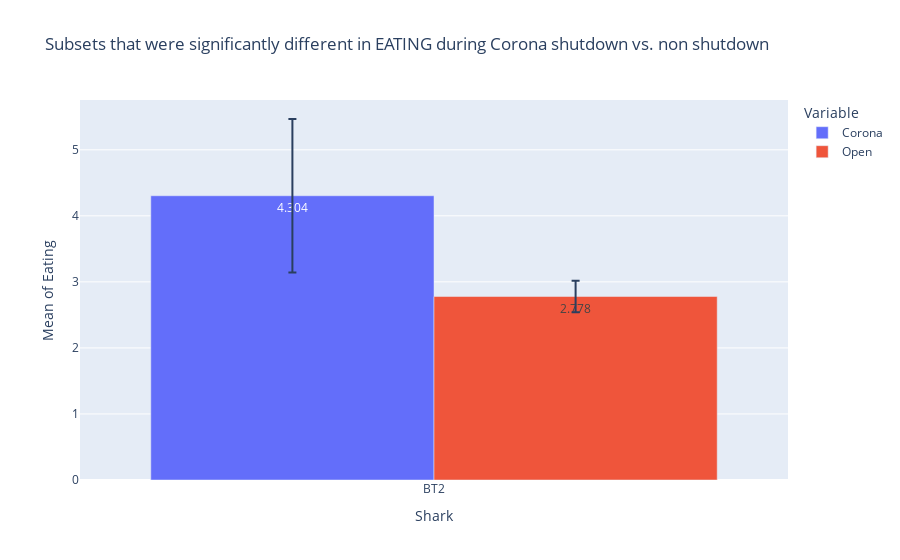

Notebook code for this chart:
### Code cell
test = pd.DataFrame()
sig = ["BT2"]
for column in sig:
    x = st.t.interval(alpha=0.95, df=len(corona_eat[column])-1, loc=np.mean(corona_eat[column]), scale=st.sem(corona_eat[column],nan_policy='omit'))
    y = st.t.interval(alpha=0.95, df=len(open_eat[column])-1, loc=np.mean(open_eat[column]), scale=st.sem(open_eat[column],nan_policy='omit'))
    if overlap(x[0],x[1],y[0],y[1])==False:
        corona_mean = corona_eat[column].mean()
        open_mean = open_eat[column].mean()
        corona_int = st.t.interval(alpha=0.95, df=len(corona_eat[column])-1, loc=np.mean(corona_eat[column]), scale=st.sem(corona_eat[column],nan_policy='omit'))
        open_int = st.t.interval(alpha=0.95, df=len(open_eat[column])-1, loc=np.mean(open_eat[column]), scale=st.sem(open_eat[column],nan_policy='omit'))
        corona_error = (corona_int[1] - corona_int[0])/2
        open_error = (open_int[1] - open_int[0])/2
        pd.Series()
        data = {'Variable':['Corona','Open'], 'Mean':[corona_mean,open_mean],'error':[corona_error,open_error],'Shark':[column,column]} 
        data = pd.DataFrame(data)
        test = pd.concat([test, data])
    else:
        print(column,"Has Confidence Intervals that overlap")
        print("Here are the confidence intervals:")
        print("Corona",x)
        print("Open",y)
test
test["Mean"] = round(test["Mean"],3)

px.bar(test, x = "Shark", y = "Mean", color = "Variable", text = "Mean",error_y = "error", barmode = "group", title = "Subsets that were significantly different in EATING during Corona shutdown vs. non shutdown", labels = {"Mean":"Mean of Eating"})

### Figure 1 — Plotly figure (JSON) as saved in the notebook; plotly's stock layout.template omitted (floating-point values rounded to 4 significant figures)
{"data": [{"alignmentgroup": "True", "error_y": {"array": [1.162]}, "hovertemplate": "Variable=Corona<br>Shark=%{x}<br>Mean of Eating=%{text}<extra></extra>", "legendgroup": "Corona", "marker": {"color": "#636efa"}, "name": "Corona", "offsetgroup": "Corona", "orientation": "v", "showlegend": true, "text": [4.304], "textposition": "auto", "type": "bar", "x": ["BT2"], "xaxis": "x", "y": [4.304], "yaxis": "y"}, {"alignmentgroup": "True", "error_y": {"array": [0.238]}, "hovertemplate": "Variable=Open<br>Shark=%{x}<br>Mean of Eating=%{text}<extra></extra>", "legendgroup": "Open", "marker": {"color": "#EF553B"}, "name": "Open", "offsetgroup": "Open", "orientation": "v", "showlegend": true, "text": [2.778], "textposition": "auto", "type": "bar", "x": ["BT2"], "xaxis": "x", "y": [2.778], "yaxis": "y"}], "layout": {"barmode": "group", "legend": {"title": {"text": "Variable"}, "tracegroupgap": 0}, "title": {"text": "Subsets that were significantly different in EATING during Corona shutdown vs. non shutdown"}, "xaxis": {"anchor": "y", "domain": [0, 1], "title": {"text": "Shark"}}, "yaxis": {"anchor": "x", "domain": [0, 1], "title": {"text": "Mean of Eating"}}}}
